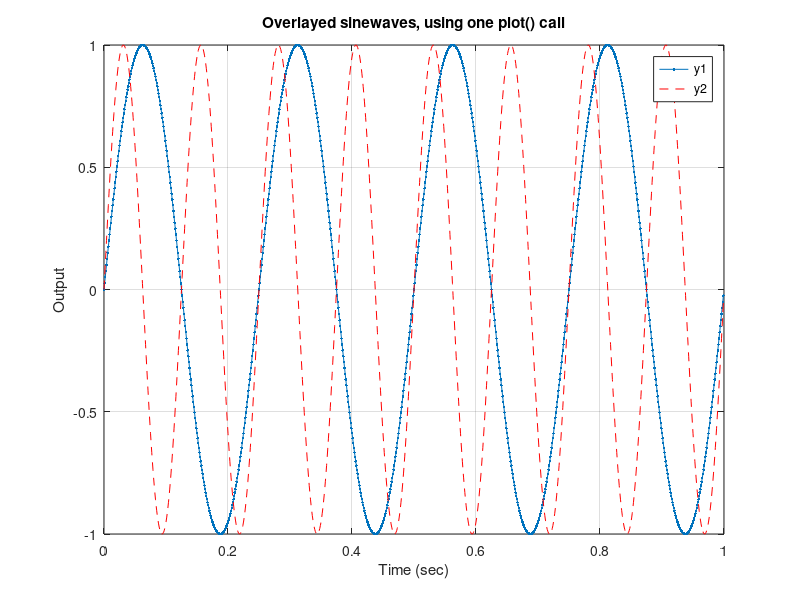
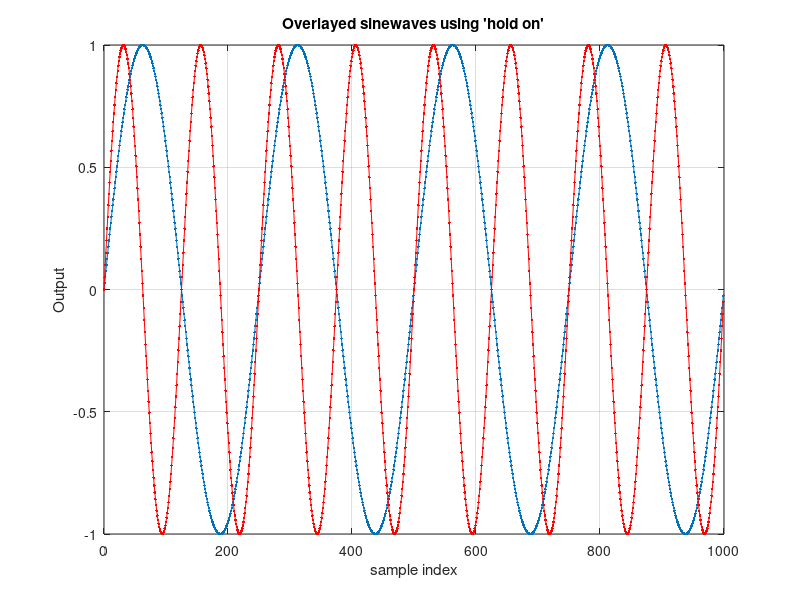
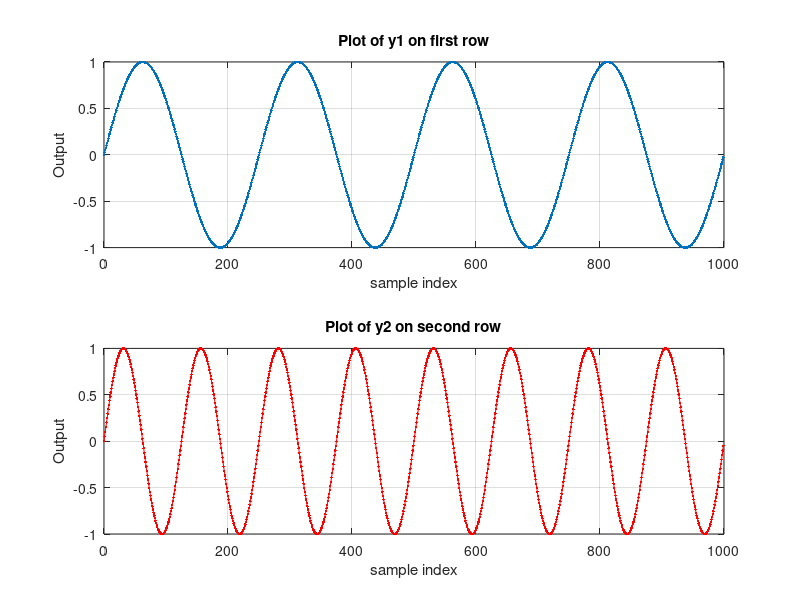
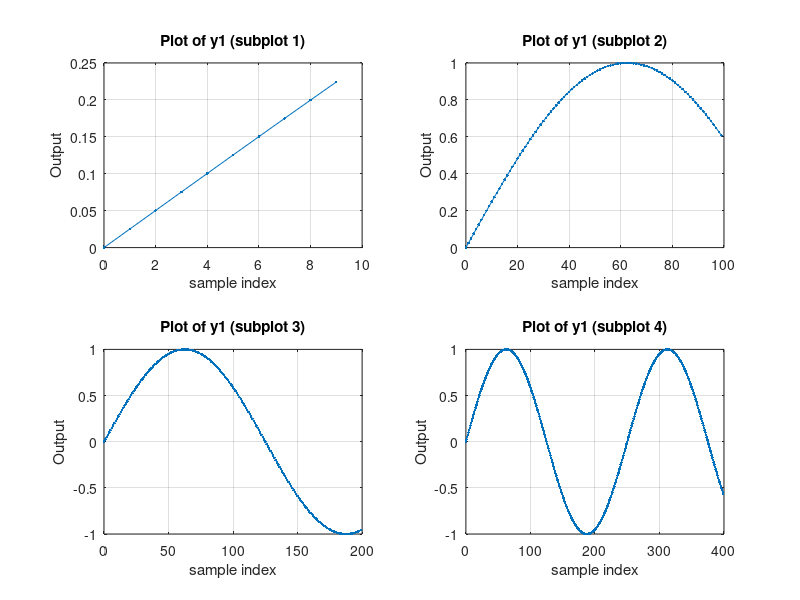

Source code (MATLAB) for these figures, in order:
% User Functions and plotting.

clear all;
close all;

%%
%% Functions
%% 

% Example: Create a custom function which creates a sinewave:

function [y, n, t] = makeSineFunc(f, Fs, N)
% Creating a sinewave at a certain frequency and sample rate.
% Inputs:
%   f: Frequency in Hz
%   Fs: Sample rate, in Hz
%   N: Number of samples
% Returns:
%   y: waveform samples
%   n: Sample index array
%   t: Time array
    Ts = 1/Fs;            % The sample period.
    n = 0:(N-1);           % Create the discrete time values.
    t = n * Ts
    y = sin((2.0*pi*f/Fs).*n);   % Creating a sampled sin waveform of frequency f1
end

Fs = 1e3;
N = 1000;
f1 = 4;
f2 = 8;
[y1, n, t] = makeSineFunc(f1, Fs, N);    % Capture each function output
y2 = makeSineFunc(f2, Fs, N);            % Only need the first output.

% Now plot both together, simple:
% plot arguments: (x1, y1, [opt formatting], x2, y2, [opt formatting], ...)
% Formatting can change linestyle and markerstyle using the shorthand:  '<color><marker><linestyle>'
% Examples:
% '.-'  -> solid line with a dot at each sample point. Defaults to blue linecolor.
% 'r'   -> solid red line
% 'r*-' -> solid red line with asterisk as markerstyle
% 'k--' -> black dashed line
% Color shorthand: 
% 'r' red
% 'g' green
% 'b' blue
% 'c' cyan
% 'm' magenta
% 'y' yellow
% 'k' black
figure;
plot(t, y1, '.-', t, y2, 'r--');
xlabel("Time (sec)")
ylabel("Output")
title("Overlayed sinewaves, using one plot() call");
grid on;
legend('y1', 'y2')

% Another way to overlay:

figure
plot(n, y1, '.-');
hold on;
plot(n, y2, 'r.-');
xlabel("sample index")
ylabel("Output")
grid on;
title("Overlayed sinewaves using 'hold on'");


%%%%%%%%%%%%%%%%%%%%%%%%%%%%%%%%%%%%%%%%
%% Subplots:
%%%%%%%%%%%%%%%%%%%%%%%%%%%%%%%%%%%%%%%%

% Create multiple axes in a single figure:
% Example create 2 x 1 figure:
figure;

% Access the first plot index (i.e. the first row)
subplot(2, 1, 1)                      % 2 rows, 1 column, axes index
plot(n, y1, '.-');
xlabel("sample index")
ylabel("Output")
title("Plot of y1 on first row");
grid on;

% Plot to the second plot index (i.e. the second row)
subplot(2, 1, 2)
plot(n, y2, 'r.-');
xlabel("sample index")
ylabel("Output")
title("Plot of y2 on second row");
grid on;

figure;
subplot(2, 2, 1)
plot(n(1:10), y1(1:10), '.-');
xlabel("sample index")
ylabel("Output")
title("Plot of y1 (subplot 1)");
grid on;

subplot(2, 2, 2)
plot(n(1:100), y1(1:100), '.-');
xlabel("sample index")
ylabel("Output")
title("Plot of y1 (subplot 2)");
grid on;

subplot(2, 2, 3)
plot(n(1:200), y1(1:200), '.-');
xlabel("sample index")
ylabel("Output")
title("Plot of y1 (subplot 3)");
grid on;

subplot(2, 2, 4)
plot(n(1:400), y1(1:400), '.-');
xlabel("sample index")
ylabel("Output")
title("Plot of y1 (subplot 4)");
grid on;

%% Plot with axis limits

figure;
h = plot(n, y1)
axis([0 400 -5 5])           % axis([xmin xmax ymin ymax])
xlabel("sample index")
ylabel("Output")
title("Axis limits example");
grid on;

waitfor(h)         % Not necessary when running Matlab, I'm using Octave so this keeps the figures open.
